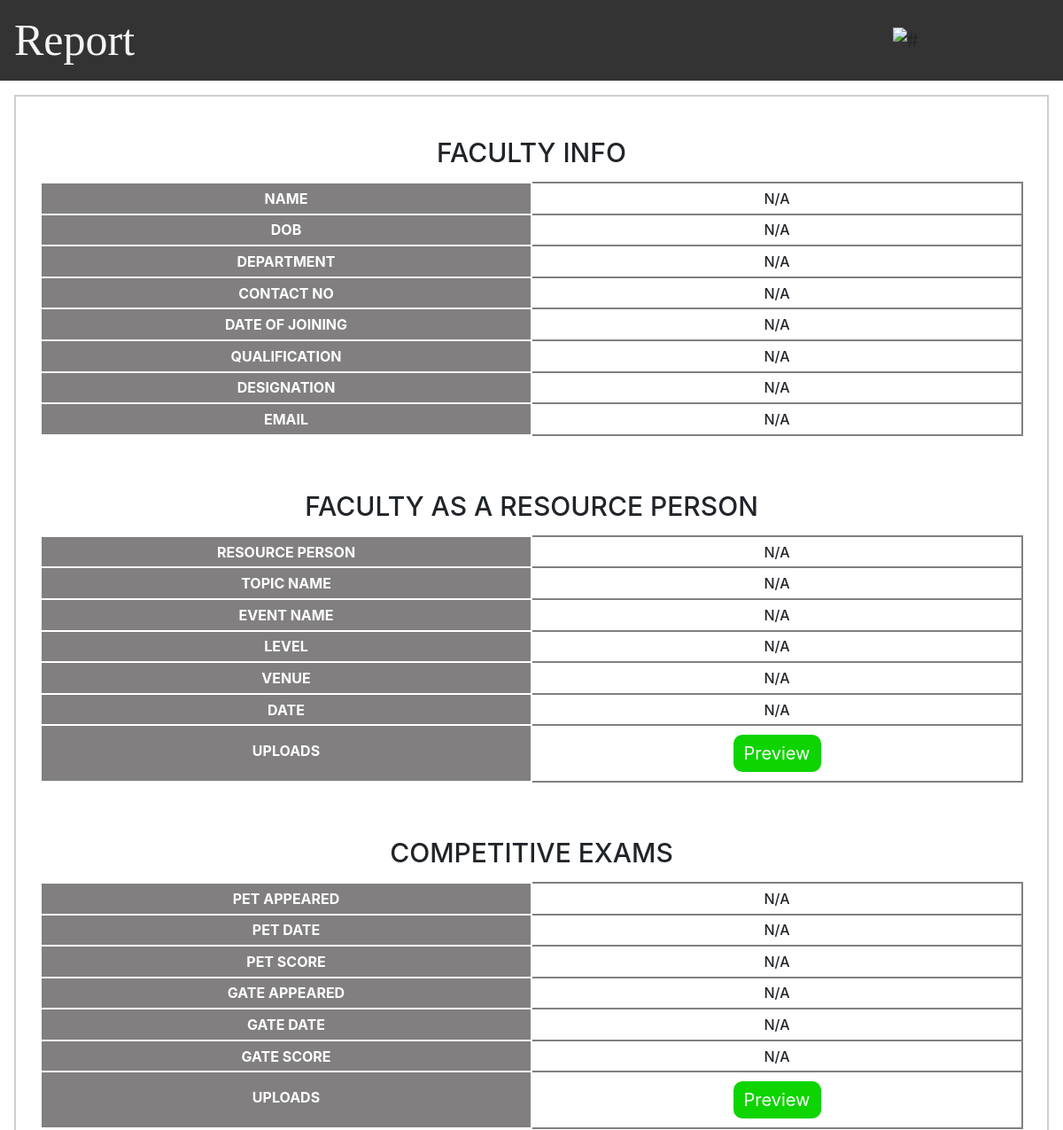
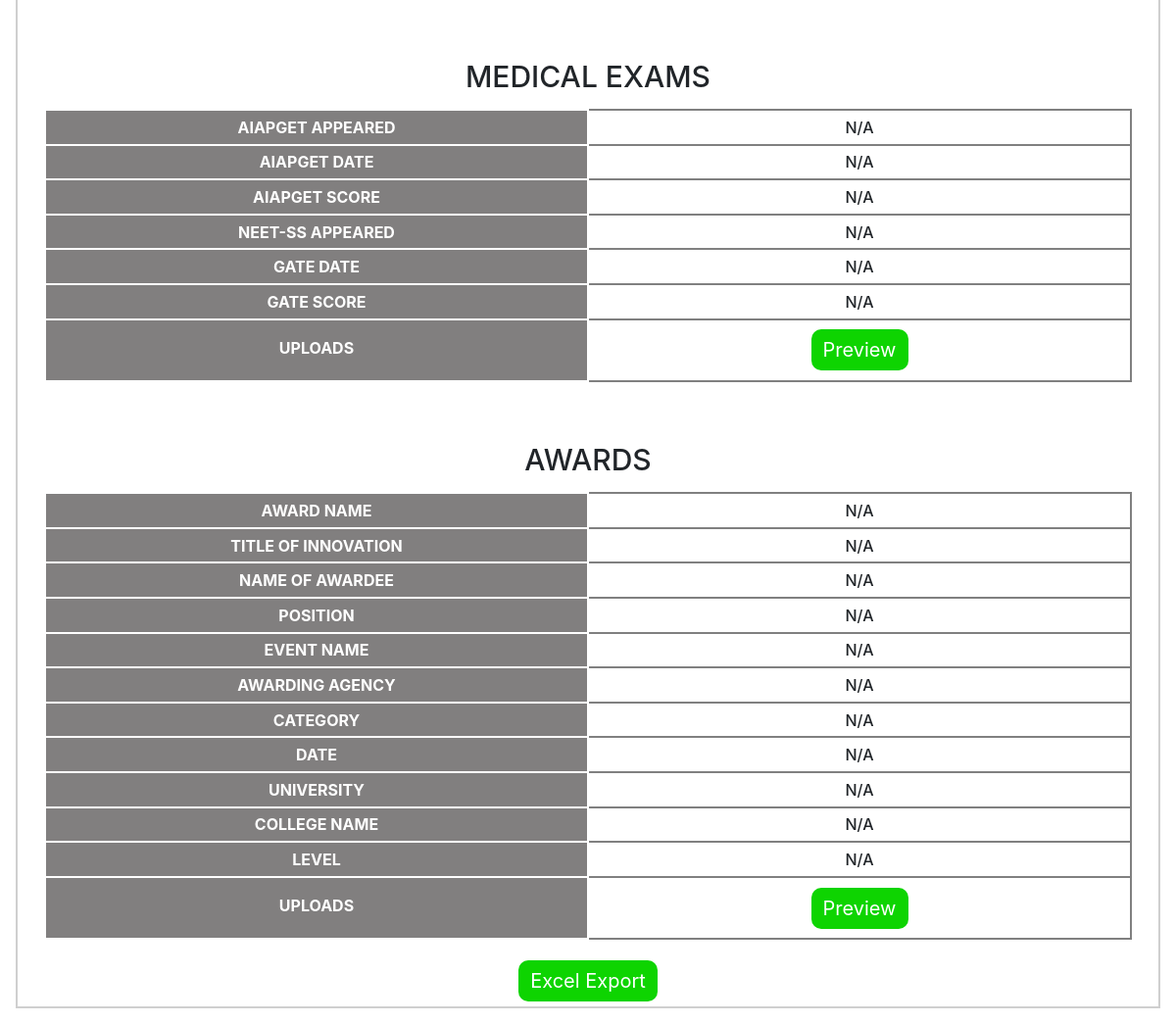
Page /users/faculty/report.php (signed in) on the earlier database version (2 pictures, top to bottom).
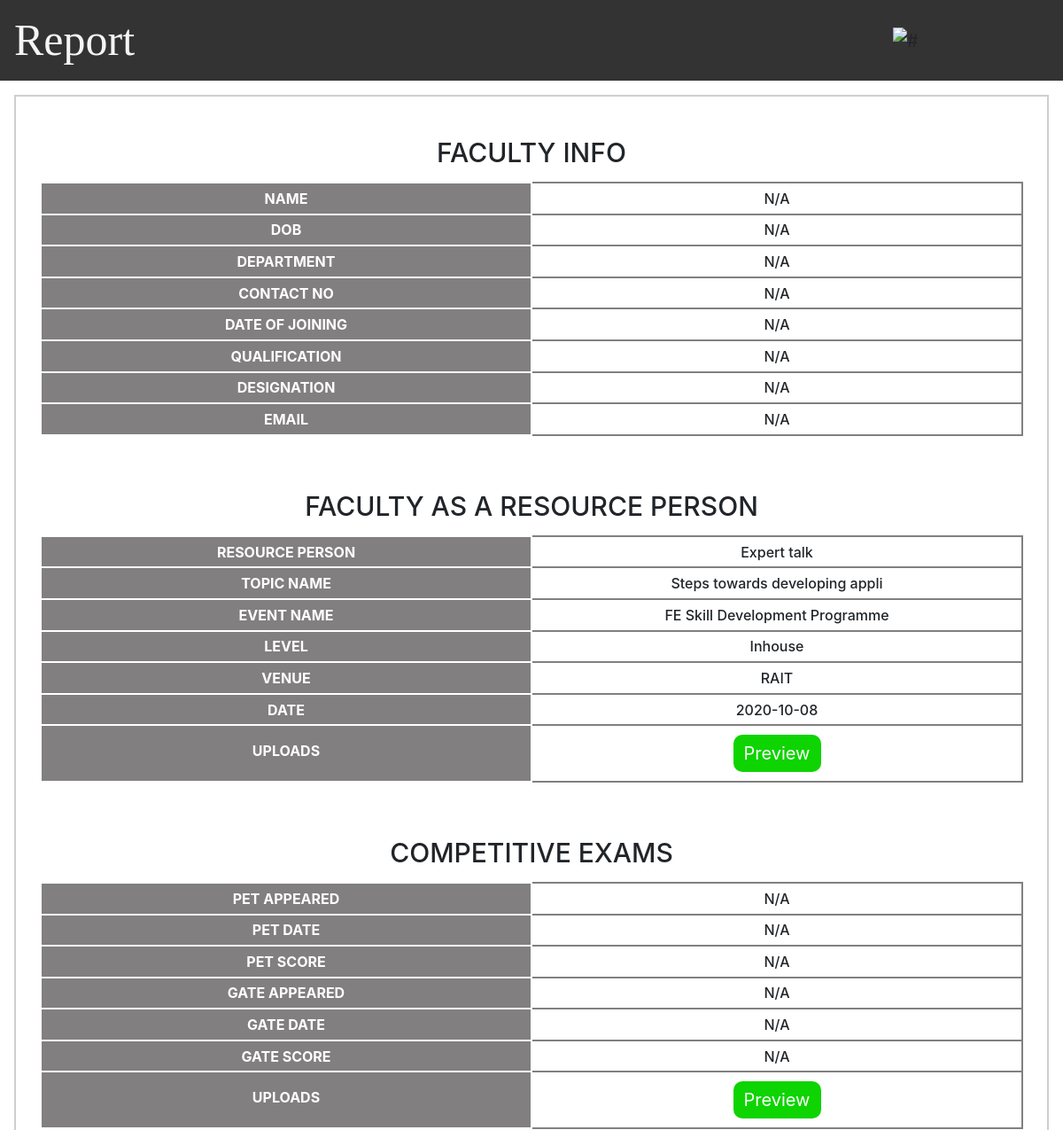
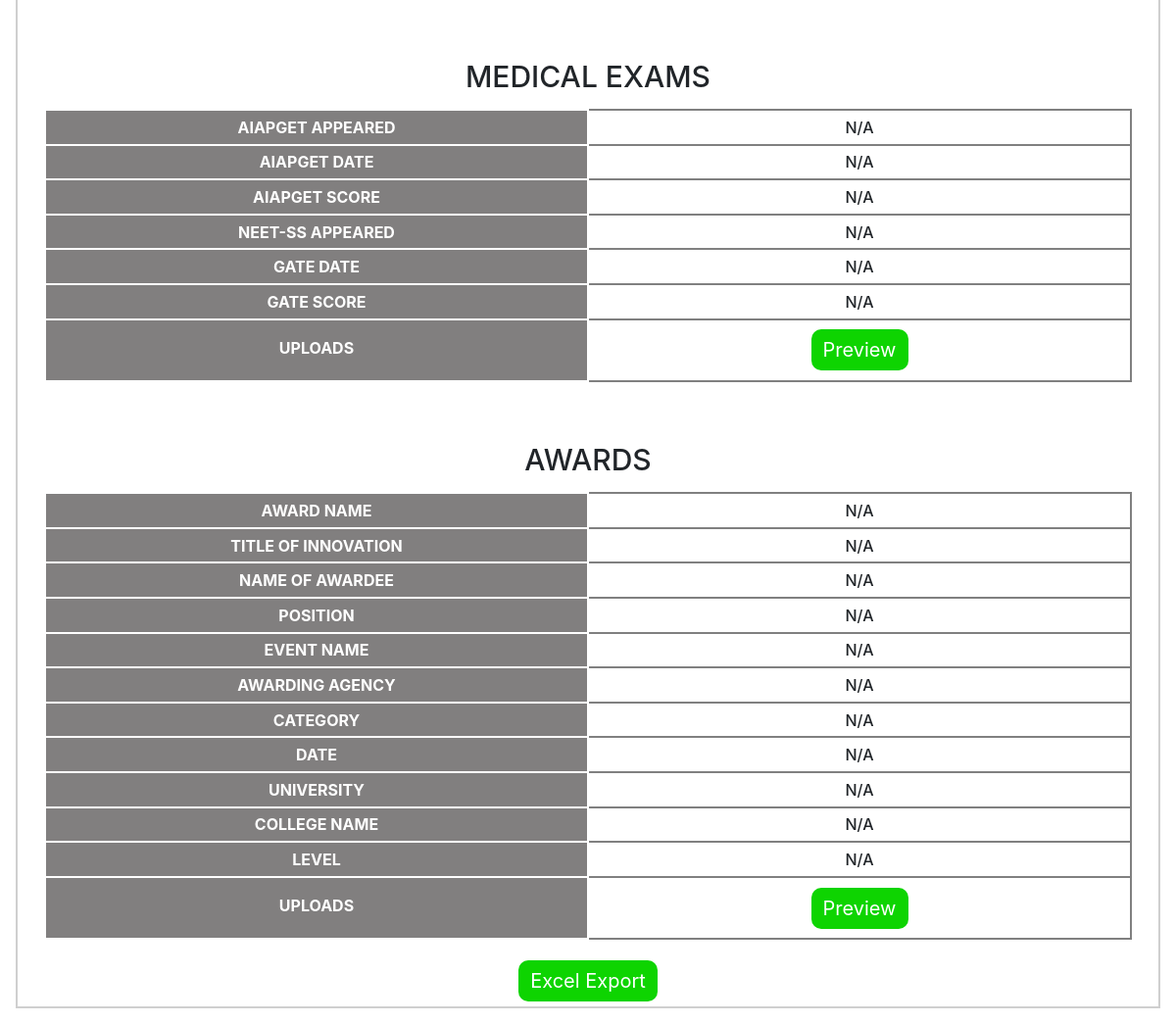
Same page on the later database version (2 pictures, top to bottom).
### tables this page shows
CREATE TABLE `faculty_as_resource` (
  `id` int(26) NOT NULL,
  `Faculty_name` varchar(60) NOT NULL,
  `Email` varchar(100) NOT NULL,
  `Resource_person` varchar(60) NOT NULL,
  `Topic_name` varchar(30) NOT NULL,
  `Event_name` varchar(30) NOT NULL,
  `Sponsored` varchar(100) NOT NULL,
  `Funded` varchar(100) NOT NULL,
  `Academic` varchar(100) NOT NULL,
  `Level` varchar(60) NOT NULL,
  `Venue` varchar(60) NOT NULL,
  `Date` date NOT NULL,
  `Other` varchar(100) NOT NULL,
  `pdf` varchar(200) DEFAULT NULL,
  `Sdrn` int(11) NOT NULL
);

### users/faculty/report.php (the view, shortened to what this page needs)
<!DOCTYPE html>
<html lang="en">
<head>
    <link rel="stylesheet" href="https://maxcdn.bootstrapcdn.com/bootstrap/4.0.0/css/bootstrap.min.css">
  <link rel="stylesheet" type="text/css" href="http://ajax.aspnetcdn.com/ajax/jquery.dataTables/1.9.4/css/jquery.dataTables.css">
   <link rel="stylesheet" href="files/reportstyle.css">
</head>
<body>
    <?php
        $Sdrn=$_SESSION['sdrn'];
        function fetch($result,$value){
            $counter=0;
            while ($rows=mysqli_fetch_assoc($result)){
                $counter=1;
                if($value=="pdf"){
                    $file_ext = pathinfo($rows[$value], PATHINFO_EXTENSION);
                    $img=array('gif','png','jpeg','bmp','jpg');
                    if (in_array($file_ext,$img,TRUE)){
                        $path=$rows[$value];
                        $target="_blank";
                    }
                    else{
                        $path="report.php?file_path=".$rows[$value];
                        ($file_ext=='pdf')?$target='_blank':$target='_self';
                    }
                    $path=preg_replace('/\s/','%20',$path);
                    echo("<td><a href=$path target=$target><button class='btn'>Preview</button></a></td>");
                }
                elseif ($value=="name")
                    echo("<td>".$rows["First_name"]." ".$rows["Middle_name"]." ".$rows["Last_name"]."</td>");
                else
                    echo("<td>".$rows[$value]."</td>");
            }
            if ($counter==0){
                if($value!="pdf")
                    echo("<td>N/A</td>");
                else
                    echo("<td><a href='report.php?file_path='><button class='btn'>Preview</button></a></td>");
            }
        }
        function fetchm($result,$value){
            $counter=0;
            if ($counter==0){
                if($value!="PDF")
                    echo("<td>N/A</td>");
                else
                    echo("<td><a href='report.php?file_path='><button class='btn'>Preview</button></a></td>");
            }
        }
    ?>
    <nav class="navbar navbar-expand-sm">
        <div class="navbar_title" style=" font-family: 'Times New Roman', Times, serif; font-size: 50px; color: whitesmoke;">Report</div>
        <img src="images/rait_logo.jpeg" class="navbar-brand ml-auto " alt="#" width=160px>
    </nav>
    <div class="conatiner" style="border: 2px solid #80808061; margin: 1rem; text-align: center;">
        <?php
            include 'files/faculty.php';
            include 'files/resource.php';
            include 'files/exams.php';
            include 'files/medicals.php';
            include 'files/awards.php';
        ?>
        <a href="files/excel.php"><button class="btn excel">Excel Export</button></a>
    </div>
</body>
</html>

Differences in the rows shown:
added faculty_as_resource: Resource_person "Expert talk", Topic_name "Steps towards developing appli", Event_name "FE Skill Development Programme", Level "Inhouse", Venue "RAIT", Date "2020-10-08"
Other differences:
text no longer shown: "N/A N/A N/A N/A N/A N/A N/A N/A N/A N/A N/A N/A N/A N/A N/A N/A N/A N/A N/A N/A N/A N/A N/A N/A N/A N/A N/A N/A N/A N/A N/A N/A N/A N/A N/A N/A N/A Preview Preview Preview"
text now shown: "N/A N/A N/A N/A N/A N/A N/A N/A N/A N/A N/A N/A N/A N/A N/A N/A N/A N/A N/A N/A N/A N/A N/A N/A N/A N/A N/A N/A N/A N/A N/A Preview Preview"
